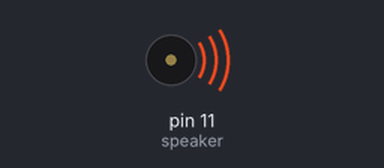
Bench run of a sketch on a simulated Arduino Uno, built with avr-gcc and run on an emulated ATmega328P. Shown: buzzer (waves = sounding).

Above: at 1.2 s.
Timing chart, 0 to 6.5 s (numbered marks = the images above):
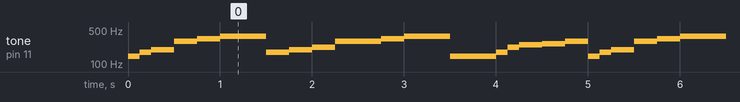

The sketch:

Lab_04.ino
```cpp
//Music playing with Piezo and Arduino
//Cordell Vannier
// www. nebomusic.net


//define speaker port
int speaker = 11;

//Variables for rhythm:

int tempo = 1000;
int w = tempo;
int h = w/2;
int q = h/2;
int e = q/2;
int s = e/2;

// Define Pitches for C scale

int d3 = 146;
int f3 = 174;
int g3 = 196;
int a3 = 220;
int b3 = 246;
int c4 = 261;
int d4 = 293;
int e4 = 329;
int f4 = 369;


//Fucntions for Star Spangled Banner
void star1() {
  int scale [] = {d3, f3, g3, d4, e4, f4};
  int scalerhythm [] = {e, e, q, q , q, h, e, e};
  for (int n = 0;n < 6;n++) {
    tone(speaker, scale[n], scalerhythm[n]);
    delay(scalerhythm[n]);

  }//End loop A
}// end star1

void star2() {
 int scale [] = {f3, g3, a3, d4, e4, f4};
 int scalerhythm [] = {q, q, q, h, q, h, e, e};
 for(int n = 0; n < 6;n++) {
   tone(speaker, scale[n], scalerhythm[n]);
    delay(scalerhythm[n]);

 }//end loop B
}//end star2

void star3() {
    int scale [] = {d3, f3, a3, b3, c4, d4};
    int scalerhythm [] = {h, e, e, q, q, q, q, q};
     for(int n = 0; n < 6;n++) {
     tone(speaker, scale[n], scalerhythm[n]);
    delay(scalerhythm[n]);

 }//end loop C
}//end star3


void setup() {
  //Set Speaker Pin to OutPut
  pinMode(speaker, OUTPUT);
}//end setup

void loop() {
  //Play the scale
  star1();
  star2();
  star3();
}//end loop
```

Measured:
- by itself, tone on pin 11 (speaker): repeats every 5.0 s: 174 Hz 0.13 s, 196 Hz 0.25 s, 293 Hz 0.25 s, 329 Hz 0.25 s, 369 Hz 0.50 s, 174 Hz 0.25 s, 196 Hz 0.25 s, 220 Hz 0.25 s, 293 Hz 0.50 s, 329 Hz 0.25 s, 369 Hz 0.50 s, 146 Hz 0.50 s, 174 Hz 0.13 s, 220 Hz 0.13 s, 246 Hz 0.25 s, 261 Hz 0.25 s, 293 Hz 0.25 s, 146 Hz 0.13 s
